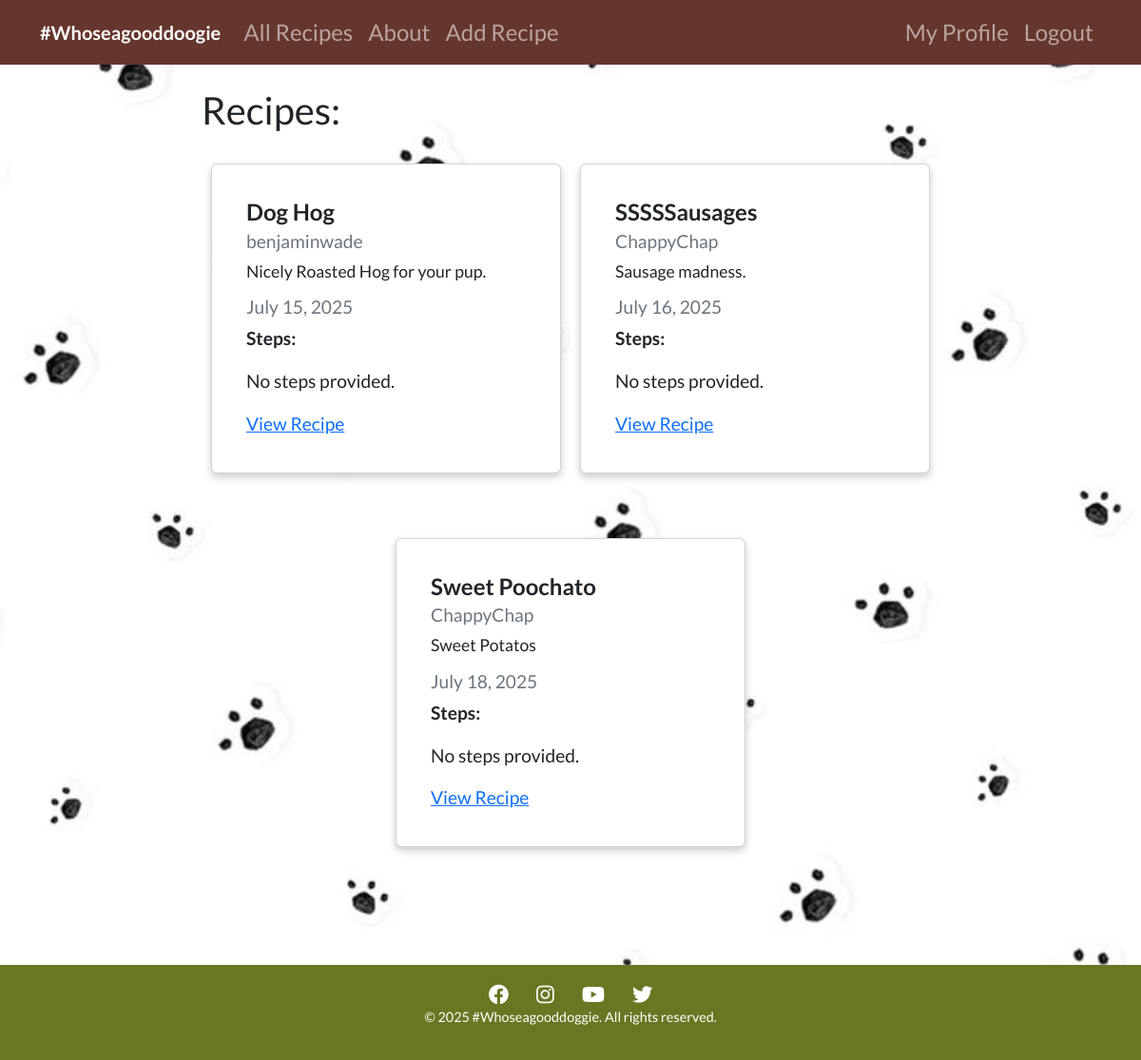
Page /all_recipes/ (signed in) on the earlier database version.
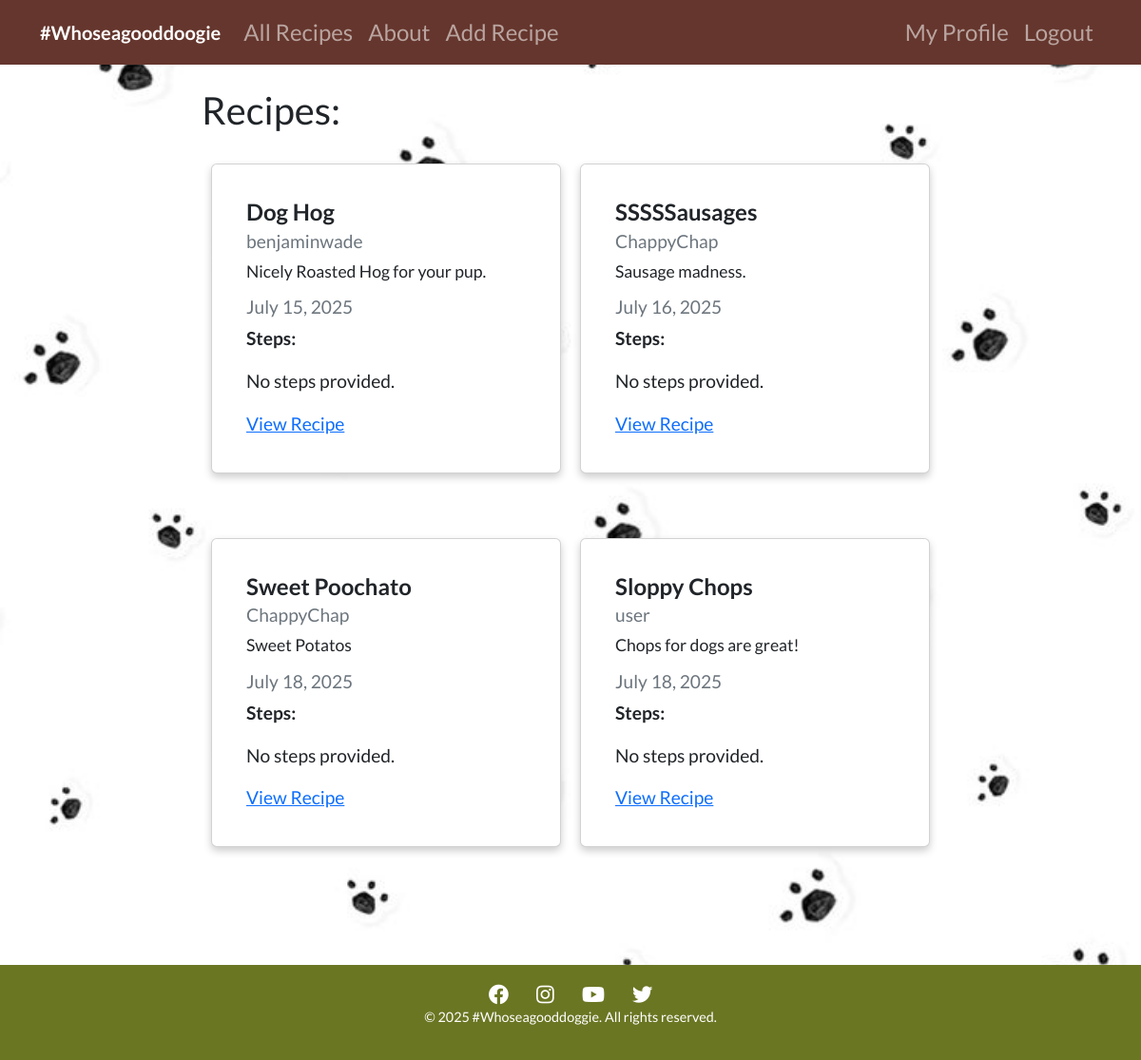
Same page on the later database version.
### recipes/models.py (models this page shows, shortened)
class Recipe(models.Model):
    title = models.CharField(max_length=100)
    description = models.TextField()
    steps = models.TextField(default="No steps provided.")  # New field for recipe steps  # New field for recipe steps
    author = models.ForeignKey(User, on_delete=models.CASCADE)
    created_at = models.DateTimeField(auto_now_add=True)
    updated_at = models.DateTimeField(auto_now=True)
    image = CloudinaryField('image', blank=True, null=True)  # Field for image upload

### recipes/views.py (the view)
# urls.py: path('all_recipes/', views.RecipeListView.as_view(), name="recipes-all_recipes"),
class RecipeListView(LoginRequiredMixin, ListView):
    model = Recipe  # Use Recipe directly
    template_name = 'recipes/all_recipes.html'
    context_object_name = 'recipes'

### recipes/templates/recipes/all_recipes.html (shortened to what this page needs)
{% extends "recipes/base.html" %}
{% block content %}
<h1>Recipes:</h1>
<div class="card-container">
    {% for recipe in recipes %}
    <div class="card my-4">
        <div class="card-body">
            <h5 class="card-title">{{ recipe.title }}</h5>
            <h6 class="card-subtitle mb-2 text-muted">{{ recipe.author }}</h6>
            <p class="card-text">{{ recipe.description }}</p>
            <h6 class="card-subtitle mb-2 text-muted">
                {{ recipe.updated_at|date:"F d, Y" }}
            </h6>
            <p><strong>Steps:</strong></p>
            <p>{{ recipe.steps }}</p>
            <a href="{% url 'recipes-detail' recipe.pk %}" class="card-link">View Recipe</a>
        </div>
    </div>
    {% endfor %}
</div>
{% endblock content %}

### recipes/templates/recipes/base.html (shortened to what this page needs)
{% load static %}
<!DOCTYPE html>
<html lang="en">
  <head>
    <link rel="stylesheet" href="{% static 'assets/css/styles.css' %}">
    <link
      href="https://cdn.jsdelivr.net/npm/bootstrap@5.2.0-beta1/dist/css/bootstrap.min.css"
      rel="stylesheet"
/>
    <link href="https://cdnjs.cloudflare.com/ajax/libs/font-awesome/5.15.4/css/all.min.css" rel="stylesheet">
  </head>
  <body>
    <nav class="navbar navbar-expand-lg navbar-dark">
      <div class="container">
        <a class="navbar-brand" href="{% url 'recipes-home' %}">#Whoseagooddoogie</a>
        <div class="collapse navbar-collapse" id="navbarNav">
          <ul class="navbar-nav">
            {% if user.is_authenticated %}
            <li class="nav-item">
              <a
                class="nav-link"
                aria-current="page"
                href="{% url 'recipes-all_recipes' %}"
                >All Recipes</a>
            </li>
            <li class="nav-item">
              <a class="nav-link" href="{% url 'recipes-about' %}">About</a>
            </li>
            <li class="nav-item">
              <a class="nav-link" href="{% url 'recipes-create' %}">Add Recipe</a>
            </li>
            {% endif %}
          </ul>
        </div>
        <div class="navbar-nav">
          {% if user.is_authenticated %}
          <a class="nav-item nav-link" href="{% url 'user-profile' %}"
            >My Profile</a
          >
          <a class="nav-item nav-link" href="{% url 'user-logout' %}">Logout</a>
          {% else %}
          <a class="nav-item nav-link" href="{% url 'user-login' %}">Login</a>
          <a class="nav-item nav-link" href="{% url 'user-register' %}"
            >Register</a
          >
          {% endif %}
        </div>
      </div>
    </nav>
    <div class="container mt-4 col-8">
       {% block content %} {% endblock %}
    </div>
    <footer class >
      <div class="container text-center">
        <div class="mb-3">
          <a href="https://www.facebook.com" target="_blank" class="text-white mx-2">
            <i class="fab fa-facebook fa-lg"></i>
          </a>
          <a href="https://www.instagram.com" target="_blank" class="text-white mx-2">
            <i class="fab fa-instagram fa-lg"></i>
          </a>
          <a href="https://www.youtube.com" target="_blank" class="text-white mx-2">
            <i class="fab fa-youtube fa-lg"></i>
          </a>
          <a href="https://www.twitter.com" target="_blank" class="text-white mx-2">
            <i class="fab fa-twitter fa-lg"></i>
          </a>
        <div>
          <p class="mb-0">&copy; 2025 #Whoseagooddoggie. All rights reserved.</p>
        </div>
    </footer>
  </body>
</html>

### static/assets/css/styles.css (style rules this page uses)
.navbar { background-color: #65362d; color: white; z-index: 10; position: fixed; width: 100%; padding: 20px 0; }
body { font-family: 'Lato', sans-serif; margin: 0; padding: 0; box-sizing: border-box; background-image: url('/static/assets/images/Paws3.jpg'); background-size: cover; background-repeat: no-repeat; background-attachment: fixed; background-position: center; color: #fff; padding-bottom: 200px; }
h1, h2, h3, h4, h5, h6 { font-family: 'Lato', sans-serif; font-weight: 700; }
p, a, button { font-family: 'Lato', sans-serif; font-weight: 400; }
.navbar .nav-link { font-size: 1.5rem; font-weight: 500; }
.navbar-brand { font-size: 2rem; font-weight: 700; }
footer { background-color: #6b7623; color: white; text-align: center; padding: 20px; position: fixed; bottom: 0; width: 100%; z-index: 10; height: 100px; }
footer a { text-decoration: none; color: #ffffff; }
footer i { font-size: 3rem; margin: 0 5px; color: #ffffff; }
footer .mb-3 { margin-bottom: 20px; }
footer p { margin: 0; font-size: 0.9rem; }
.card-container { display: flex; flex-wrap: wrap; gap: 20px; justify-content: center; }
.card { flex: 1 1 calc(50% - 20px); max-width: calc(50% - 20px); box-sizing: border-box; padding: 20px; margin: 0; box-shadow: 0 4px 8px rgba(0, 0, 0, 0.2); border-radius: 10px; font-size: 1.2rem; }
.card-title { font-size: 1.5rem; font-weight: bold; }
.card-subtitle { font-size: 1.2rem; color: #6c757d; }
.card-text { font-size: 1.1rem; }

Differences in the rows shown:
added Recipe: title "Sloppy Chops", author "user", description "Chops for dogs are great!", updated_at "July 18, 2025", steps "No steps provided."
